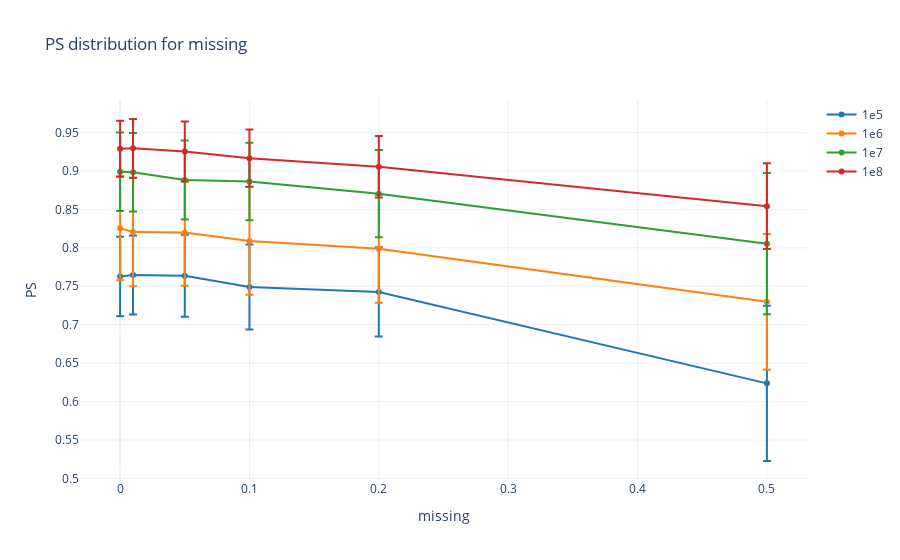

Notebook code cell kept with this figure:
### Code cell
anova_and_error_plot(hom_sap_results, "PS", "missing")

### Figure 1 — Plotly figure (JSON) as saved in the notebook; plotly's stock layout.template omitted (floating-point values rounded to 4 significant figures)
{"data": [{"error_y": {"array": [0.05176, 0.05135, 0.05333, 0.05523, 0.05806, 0.101], "type": "data", "visible": true}, "marker": {"color": "#1F77B4"}, "name": "1e5", "x": [0.0, 0.01, 0.05, 0.1, 0.2, 0.5], "y": [0.7626, 0.7646, 0.7637, 0.7491, 0.7426, 0.6237], "type": "scatter"}, {"error_y": {"array": [0.06763, 0.07041, 0.06915, 0.07005, 0.07009, 0.0883], "type": "data", "visible": true}, "marker": {"color": "#FF7F0E"}, "name": "1e6", "x": [0.0, 0.01, 0.05, 0.1, 0.2, 0.5], "y": [0.8254, 0.8204, 0.8198, 0.8089, 0.7987, 0.7298], "type": "scatter"}, {"error_y": {"array": [0.05111, 0.05116, 0.05129, 0.05039, 0.05683, 0.09177], "type": "data", "visible": true}, "marker": {"color": "#2CA02C"}, "name": "1e7", "x": [0.0, 0.01, 0.05, 0.1, 0.2, 0.5], "y": [0.8989, 0.8983, 0.8883, 0.8863, 0.8704, 0.8054], "type": "scatter"}, {"error_y": {"array": [0.03651, 0.03821, 0.03907, 0.03722, 0.04001, 0.05577], "type": "data", "visible": true}, "marker": {"color": "#D62728"}, "name": "1e8", "x": [0.0, 0.01, 0.05, 0.1, 0.2, 0.5], "y": [0.9289, 0.9293, 0.9252, 0.9165, 0.9054, 0.8541], "type": "scatter"}], "layout": {"xaxis": {"title": {"text": "missing"}}, "yaxis": {"title": {"text": "PS"}}, "title": {"text": "PS distribution for missing"}}}
